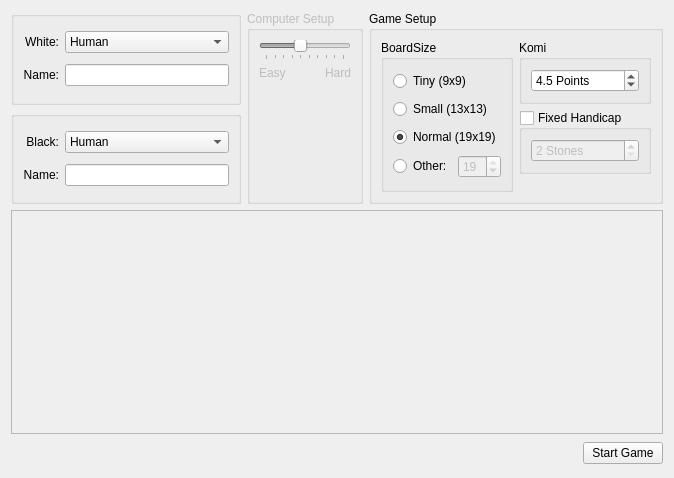
<ui version="4.0" >
 <class>SetupScreen</class>
 <widget class="QWidget" name="SetupScreen" >
  <property name="geometry" >
   <rect>
    <x>0</x>
    <y>0</y>
    <width>674</width>
    <height>478</height>
   </rect>
  </property>
  <property name="windowTitle" >
   <string>Form</string>
  </property>
  <layout class="QGridLayout" name="gridLayout_6" >
   <item row="0" column="0" colspan="2" >
    <widget class="QFrame" name="frame" >
     <property name="sizePolicy" >
      <sizepolicy vsizetype="Fixed" hsizetype="Preferred" >
       <horstretch>0</horstretch>
       <verstretch>0</verstretch>
      </sizepolicy>
     </property>
     <property name="frameShape" >
      <enum>QFrame::NoFrame</enum>
     </property>
     <property name="frameShadow" >
      <enum>QFrame::Raised</enum>
     </property>
     <property name="lineWidth" >
      <number>0</number>
     </property>
     <layout class="QHBoxLayout" name="horizontalLayout_2" >
      <property name="margin" >
       <number>0</number>
      </property>
      <item>
       <layout class="QVBoxLayout" name="verticalLayout_2" >
        <item>
         <widget class="QGroupBox" name="whitePlayerBox" >
          <property name="title" >
           <string/>
          </property>
          <layout class="QGridLayout" name="gridLayout_2" >
           <item row="0" column="0" >
            <widget class="QLabel" name="label_4" >
             <property name="text" >
              <string>White:</string>
             </property>
             <property name="alignment" >
              <set>Qt::AlignRight|Qt::AlignTrailing|Qt::AlignVCenter</set>
             </property>
             <property name="buddy" >
              <cstring>whitePlayerCombo</cstring>
             </property>
            </widget>
           </item>
           <item row="0" column="1" >
            <widget class="KComboBox" name="whitePlayerCombo" >
             <item>
              <property name="text" >
               <string>Human</string>
              </property>
             </item>
             <item>
              <property name="text" >
               <string>Computer</string>
              </property>
             </item>
            </widget>
           </item>
           <item row="1" column="0" >
            <widget class="QLabel" name="label_3" >
             <property name="text" >
              <string>Name:</string>
             </property>
             <property name="alignment" >
              <set>Qt::AlignRight|Qt::AlignTrailing|Qt::AlignVCenter</set>
             </property>
             <property name="buddy" >
              <cstring>whitePlayerName</cstring>
             </property>
            </widget>
           </item>
           <item row="1" column="1" >
            <widget class="KLineEdit" name="whitePlayerName" >
             <property name="enabled" >
              <bool>true</bool>
             </property>
             <property name="text" >
              <string/>
             </property>
            </widget>
           </item>
          </layout>
         </widget>
        </item>
        <item>
         <widget class="QGroupBox" name="blackPlayerBox" >
          <property name="title" >
           <string/>
          </property>
          <layout class="QGridLayout" name="gridLayout_3" >
           <item row="0" column="0" >
            <widget class="QLabel" name="label_5" >
             <property name="text" >
              <string>Black:</string>
             </property>
             <property name="alignment" >
              <set>Qt::AlignRight|Qt::AlignTrailing|Qt::AlignVCenter</set>
             </property>
             <property name="buddy" >
              <cstring>blackPlayerCombo</cstring>
             </property>
            </widget>
           </item>
           <item row="0" column="1" >
            <widget class="KComboBox" name="blackPlayerCombo" >
             <item>
              <property name="text" >
               <string>Human</string>
              </property>
             </item>
             <item>
              <property name="text" >
               <string>Computer</string>
              </property>
             </item>
            </widget>
           </item>
           <item row="1" column="0" >
            <widget class="QLabel" name="label_6" >
             <property name="text" >
              <string>Name:</string>
             </property>
             <property name="alignment" >
              <set>Qt::AlignRight|Qt::AlignTrailing|Qt::AlignVCenter</set>
             </property>
             <property name="buddy" >
              <cstring>blackPlayerName</cstring>
             </property>
            </widget>
           </item>
           <item row="1" column="1" >
            <widget class="KLineEdit" name="blackPlayerName" >
             <property name="enabled" >
              <bool>true</bool>
             </property>
             <property name="text" >
              <string/>
             </property>
            </widget>
           </item>
          </layout>
         </widget>
        </item>
       </layout>
      </item>
      <item>
       <widget class="QGroupBox" name="difficultyBox" >
        <property name="enabled" >
         <bool>false</bool>
        </property>
        <property name="title" >
         <string>Computer Setup</string>
        </property>
        <layout class="QGridLayout" name="gridLayout_4" >
         <item row="0" column="0" colspan="2" >
          <widget class="QSlider" name="difficultySlider" >
           <property name="enabled" >
            <bool>false</bool>
           </property>
           <property name="minimum" >
            <number>1</number>
           </property>
           <property name="maximum" >
            <number>10</number>
           </property>
           <property name="pageStep" >
            <number>1</number>
           </property>
           <property name="value" >
            <number>5</number>
           </property>
           <property name="orientation" >
            <enum>Qt::Horizontal</enum>
           </property>
           <property name="tickPosition" >
            <enum>QSlider::TicksBelow</enum>
           </property>
           <property name="tickInterval" >
            <number>0</number>
           </property>
          </widget>
         </item>
         <item row="1" column="0" >
          <widget class="QLabel" name="label1" >
           <property name="text" >
            <string>Easy</string>
           </property>
           <property name="alignment" >
            <set>Qt::AlignLeading|Qt::AlignLeft|Qt::AlignTop</set>
           </property>
           <property name="buddy" >
            <cstring>difficultySlider</cstring>
           </property>
          </widget>
         </item>
         <item row="1" column="1" >
          <widget class="QLabel" name="label2" >
           <property name="text" >
            <string>Hard</string>
           </property>
           <property name="alignment" >
            <set>Qt::AlignRight|Qt::AlignTop|Qt::AlignTrailing</set>
           </property>
           <property name="buddy" >
            <cstring>difficultySlider</cstring>
           </property>
          </widget>
         </item>
        </layout>
       </widget>
      </item>
      <item>
       <widget class="QStackedWidget" name="gameSetupStack" >
        <property name="currentIndex" >
         <number>0</number>
        </property>
        <widget class="QWidget" name="newGamePage" >
         <property name="geometry" >
          <rect>
           <x>0</x>
           <y>0</y>
           <width>306</width>
           <height>217</height>
          </rect>
         </property>
         <layout class="QVBoxLayout" name="verticalLayout_4" >
          <property name="margin" >
           <number>0</number>
          </property>
          <item>
           <widget class="QGroupBox" name="newGameBox" >
            <property name="enabled" >
             <bool>true</bool>
            </property>
            <property name="title" >
             <string>Game Setup</string>
            </property>
            <layout class="QGridLayout" name="gridLayout_5" >
             <item rowspan="3" row="0" column="0" >
              <widget class="KButtonGroup" name="sizeGroupBox" >
               <property name="title" >
                <string>BoardSize</string>
               </property>
               <property name="flat" >
                <bool>false</bool>
               </property>
               <property name="current" stdset="0" >
                <number>2</number>
               </property>
               <layout class="QGridLayout" name="gridLayout" >
                <item row="0" column="0" colspan="2" >
                 <widget class="QRadioButton" name="sizeSmall" >
                  <property name="text" >
                   <string>Tiny (9x9)</string>
                  </property>
                  <property name="checked" >
                   <bool>false</bool>
                  </property>
                 </widget>
                </item>
                <item row="1" column="0" colspan="2" >
                 <widget class="QRadioButton" name="sizeMedium" >
                  <property name="text" >
                   <string>Small (13x13)</string>
                  </property>
                 </widget>
                </item>
                <item row="2" column="0" colspan="2" >
                 <widget class="QRadioButton" name="sizeBig" >
                  <property name="text" >
                   <string>Normal (19x19)</string>
                  </property>
                  <property name="checked" >
                   <bool>true</bool>
                  </property>
                 </widget>
                </item>
                <item row="3" column="0" >
                 <widget class="QRadioButton" name="sizeOther" >
                  <property name="text" >
                   <string>Other:</string>
                  </property>
                 </widget>
                </item>
                <item row="3" column="1" >
                 <widget class="QSpinBox" name="sizeOtherSpinBox" >
                  <property name="enabled" >
                   <bool>false</bool>
                  </property>
                  <property name="minimum" >
                   <number>5</number>
                  </property>
                  <property name="maximum" >
                   <number>19</number>
                  </property>
                  <property name="value" >
                   <number>19</number>
                  </property>
                 </widget>
                </item>
               </layout>
              </widget>
             </item>
             <item row="0" column="1" >
              <widget class="QGroupBox" name="groupBox_2" >
               <property name="title" >
                <string>Komi</string>
               </property>
               <layout class="QVBoxLayout" name="verticalLayout_6" >
                <item>
                 <widget class="QDoubleSpinBox" name="komiSpinBox" >
                  <property name="suffix" >
                   <string> Points</string>
                  </property>
                  <property name="decimals" >
                   <number>1</number>
                  </property>
                  <property name="maximum" >
                   <double>50.000000000000000</double>
                  </property>
                  <property name="value" >
                   <double>4.500000000000000</double>
                  </property>
                 </widget>
                </item>
               </layout>
              </widget>
             </item>
             <item row="1" column="1" >
              <widget class="QGroupBox" name="handicapGroupBox" >
               <property name="title" >
                <string>Fixed Handicap</string>
               </property>
               <property name="checkable" >
                <bool>true</bool>
               </property>
               <property name="checked" >
                <bool>false</bool>
               </property>
               <layout class="QVBoxLayout" name="verticalLayout_5" >
                <item>
                 <widget class="QSpinBox" name="handicapSpinBox" >
                  <property name="suffix" >
                   <string> Stones</string>
                  </property>
                  <property name="minimum" >
                   <number>2</number>
                  </property>
                  <property name="maximum" >
                   <number>9</number>
                  </property>
                 </widget>
                </item>
               </layout>
              </widget>
             </item>
             <item row="2" column="1" >
              <spacer name="verticalSpacer" >
               <property name="orientation" >
                <enum>Qt::Vertical</enum>
               </property>
               <property name="sizeHint" stdset="0" >
                <size>
                 <width>20</width>
                 <height>18</height>
                </size>
               </property>
              </spacer>
             </item>
            </layout>
           </widget>
          </item>
         </layout>
        </widget>
        <widget class="QWidget" name="loadGamePage" >
         <property name="geometry" >
          <rect>
           <x>0</x>
           <y>0</y>
           <width>306</width>
           <height>220</height>
          </rect>
         </property>
         <layout class="QVBoxLayout" name="verticalLayout_3" >
          <property name="margin" >
           <number>0</number>
          </property>
          <item>
           <widget class="QGroupBox" name="loadedGameBox" >
            <property name="enabled" >
             <bool>true</bool>
            </property>
            <property name="title" >
             <string>Game Setup</string>
            </property>
            <layout class="QHBoxLayout" name="horizontalLayout" >
             <item>
              <widget class="QLabel" name="label_2" >
               <property name="text" >
                <string>Start with Move:</string>
               </property>
               <property name="alignment" >
                <set>Qt::AlignRight|Qt::AlignTrailing|Qt::AlignVCenter</set>
               </property>
               <property name="buddy" >
                <cstring>startMoveSpinBox</cstring>
               </property>
              </widget>
             </item>
             <item>
              <widget class="KIntSpinBox" name="startMoveSpinBox" />
             </item>
            </layout>
            <zorder>startMoveSpinBox</zorder>
            <zorder>label_2</zorder>
           </widget>
          </item>
          <item>
           <widget class="QGroupBox" name="infoBox" >
            <property name="title" >
             <string>Game Information</string>
            </property>
            <layout class="QVBoxLayout" name="verticalLayout" >
             <property name="margin" >
              <number>0</number>
             </property>
             <item>
              <widget class="QLabel" name="label" >
               <property name="text" >
                <string>PLACEHOLDER</string>
               </property>
               <property name="alignment" >
                <set>Qt::AlignCenter</set>
               </property>
              </widget>
             </item>
            </layout>
           </widget>
          </item>
         </layout>
        </widget>
       </widget>
      </item>
     </layout>
    </widget>
   </item>
   <item row="1" column="0" colspan="2" >
    <widget class="QFrame" name="previewFrame" >
     <property name="frameShape" >
      <enum>QFrame::StyledPanel</enum>
     </property>
     <property name="frameShadow" >
      <enum>QFrame::Raised</enum>
     </property>
    </widget>
   </item>
   <item row="2" column="0" >
    <spacer name="horizontalSpacer" >
     <property name="orientation" >
      <enum>Qt::Horizontal</enum>
     </property>
     <property name="sizeHint" stdset="0" >
      <size>
       <width>577</width>
       <height>27</height>
      </size>
     </property>
    </spacer>
   </item>
   <item row="2" column="1" >
    <widget class="KPushButton" name="startButton" >
     <property name="sizePolicy" >
      <sizepolicy vsizetype="Fixed" hsizetype="Fixed" >
       <horstretch>0</horstretch>
       <verstretch>0</verstretch>
      </sizepolicy>
     </property>
     <property name="text" >
      <string>Start Game</string>
     </property>
     <property name="shortcut" >
      <string>Ctrl+S</string>
     </property>
    </widget>
   </item>
  </layout>
 </widget>
 <customwidgets>
  <customwidget>
   <class>KButtonGroup</class>
   <extends>QGroupBox</extends>
   <header>kbuttongroup.h</header>
   <container>1</container>
  </customwidget>
  <customwidget>
   <class>KComboBox</class>
   <extends>QComboBox</extends>
   <header>kcombobox.h</header>
  </customwidget>
  <customwidget>
   <class>KIntSpinBox</class>
   <extends>QSpinBox</extends>
   <header>knuminput.h</header>
  </customwidget>
  <customwidget>
   <class>KLineEdit</class>
   <extends>QLineEdit</extends>
   <header>klineedit.h</header>
  </customwidget>
  <customwidget>
   <class>KPushButton</class>
   <extends>QPushButton</extends>
   <header>kpushbutton.h</header>
  </customwidget>
 </customwidgets>
 <tabstops>
  <tabstop>blackPlayerCombo</tabstop>
  <tabstop>blackPlayerName</tabstop>
  <tabstop>whitePlayerCombo</tabstop>
  <tabstop>whitePlayerName</tabstop>
  <tabstop>difficultySlider</tabstop>
  <tabstop>startMoveSpinBox</tabstop>
  <tabstop>startButton</tabstop>
 </tabstops>
 <resources/>
 <connections/>
</ui>
